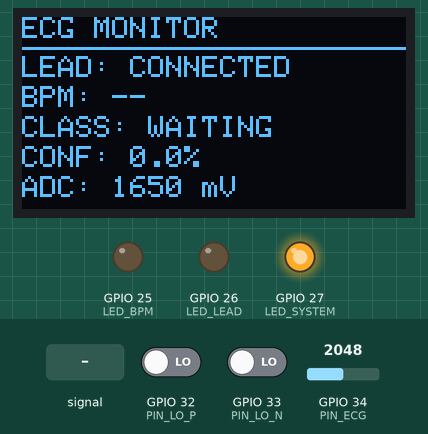
Recording of a sketch running on a simulated ESP32. Parts: 128×64 one-colour display, output pins drawn as LEDs (lit = HIGH). Inputs (shaded band) come from the test bench; at power-on: GPIO 32 (PIN_LO_P) LOW, GPIO 34 (PIN_ECG) = 2048, GPIO 33 (PIN_LO_N) LOW (analog values on the 0–4095 scale). What the sketch prints to the serial monitor is not drawn.

Above: at 1.6 s.
1.7 s: GPIO 32 (PIN_LO_P) driven HIGH
At 2.5 s:
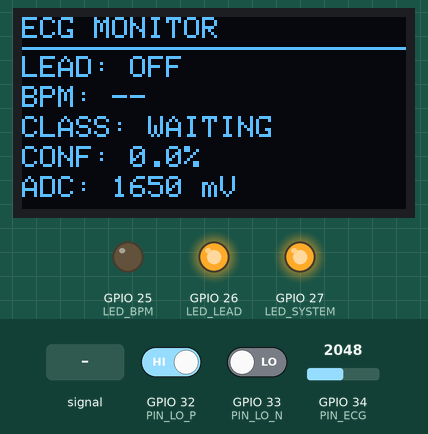
3.5 s: GPIO 34 (PIN_ECG) fed a 200 Hz sine of ±327 counts around its level
At 5.2 s:
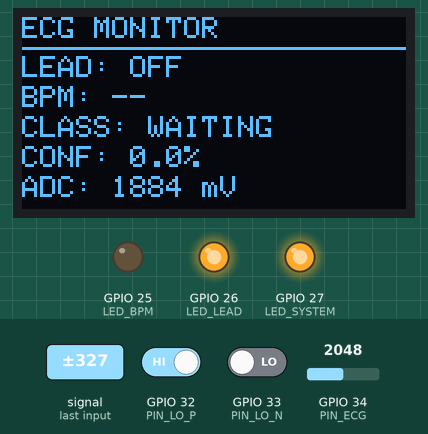
5.5 s: GPIO 32 (PIN_LO_P) driven LOW
At 5.9 s:
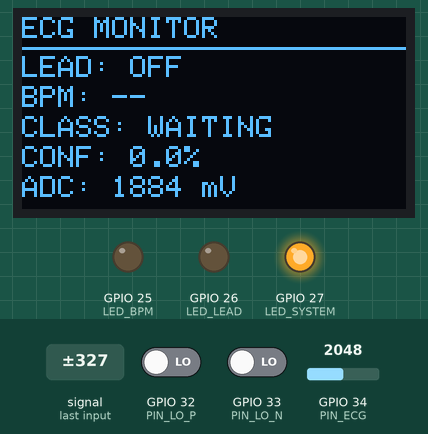
7.5 s: GPIO 34 (PIN_ECG) set to 2454
At 9.2 s:
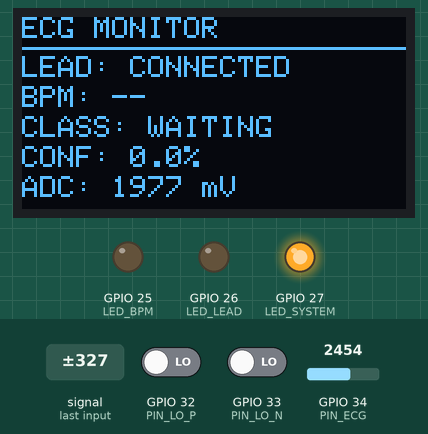
9.5 s: GPIO 34 (PIN_ECG) set to 2554
At 11.0 s:
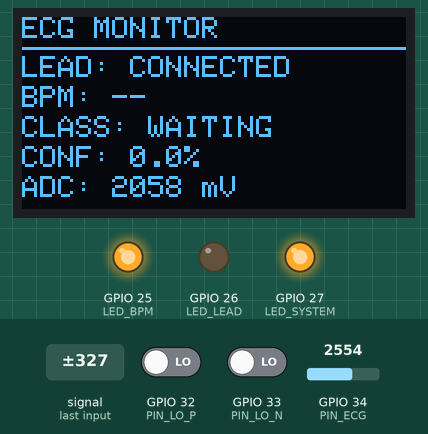
11.5 s: GPIO 33 (PIN_LO_N) driven HIGH
At 11.9 s:
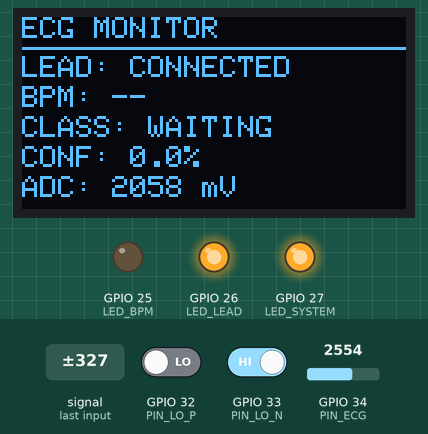
Timing chart, 0 to 14.5 s (numbered marks = the images above; inputs shaded):
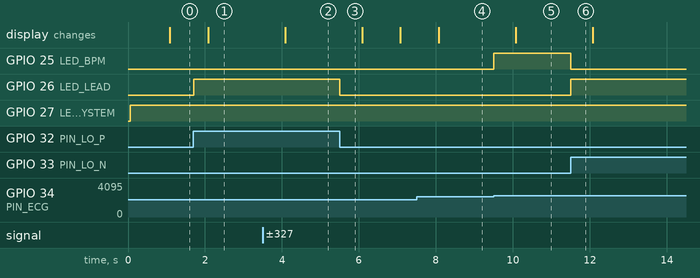

Measured:
- the behaviour switches between 2499 and 2500 on GPIO 34 (PIN_ECG) (found by bisection; images 4 and 5)
- after the input at 1.7 s, GPIO 26 (LED_LEAD): LOW → HIGH at once; the display: changes after 0.38 s (image 1)
- after the input at 3.5 s, the display: changes after 0.58 s (image 2)
- after the input at 5.5 s, GPIO 26 (LED_LEAD): HIGH → LOW at once
- after the input at 9.5 s, GPIO 25 (LED_BPM): LOW → HIGH at once; the display: changes after 0.58 s (image 5)
- after the input at 11.5 s, GPIO 25 (LED_BPM): HIGH → LOW at once; GPIO 26 (LED_LEAD): LOW → HIGH at once

The sketch:

esp32_ecg_oled.ino
```cpp
#include <Wire.h>
#include <Adafruit_GFX.h>
#include <Adafruit_SSD1306.h>
#include <math.h>
#include <stdlib.h>
#include <string.h>

#define PIN_ECG 34
#define PIN_LO_P 32
#define PIN_LO_N 33
#define LED_BPM 25
#define LED_LEAD 26
#define LED_SYSTEM 27
#define OLED_SDA 21
#define OLED_SCL 22

#define SCREEN_WIDTH 128
#define SCREEN_HEIGHT 64
#define OLED_RESET -1

Adafruit_SSD1306 oled(SCREEN_WIDTH, SCREEN_HEIGHT, &Wire, OLED_RESET);

const uint32_t SAMPLE_INTERVAL_US = 7812;
const uint32_t OLED_UPDATE_INTERVAL_MS = 1000;
const uint16_t PEAK_THRESHOLD = 2500;

uint32_t nextSampleTime = 0;
uint32_t lastOLEDUpdate = 0;
uint32_t lastBeatTime = 0;

int bpm = 0;
int previousValue = 0;
bool beatDetected = false;
bool firstBeat = true;

char classification[12] = "WAITING";
float confidence = 0.0f;
char serialBuffer[40];
size_t bufferIndex = 0;
bool discardSerialLine = false;

bool validLabel(const char *label) {
  return strcmp(label, "WAITING") == 0 ||
         strcmp(label, "CHF") == 0 ||
         strcmp(label, "NSR") == 0;
}

void parseClassificationLine() {
  serialBuffer[bufferIndex] = '\0';
  char *separator = strchr(serialBuffer, ',');
  if (separator == nullptr) {
    return;
  }

  *separator = '\0';
  char *probabilityText = separator + 1;
  char *end = nullptr;
  float newConfidence = strtof(probabilityText, &end);

  if (!validLabel(serialBuffer) ||
      end == probabilityText ||
      *end != '\0' ||
      !isfinite(newConfidence) ||
      newConfidence < 0.0f ||
      newConfidence > 1.0f) {
    return;
  }

  strncpy(classification, serialBuffer, sizeof(classification) - 1);
  classification[sizeof(classification) - 1] = '\0';
  confidence = newConfidence;
}

void readClassification() {
  while (Serial.available() > 0) {
    const char incoming = static_cast<char>(Serial.read());

    if (incoming == '\n') {
      if (!discardSerialLine) {
        parseClassificationLine();
      }
      bufferIndex = 0;
      discardSerialLine = false;
      continue;
    }

    if (incoming == '\r' || discardSerialLine) {
      continue;
    }

    if (bufferIndex < sizeof(serialBuffer) - 1) {
      serialBuffer[bufferIndex++] = incoming;
    } else {
      bufferIndex = 0;
      discardSerialLine = true;
    }
  }
}

void detectBPM(int ecgValue, bool leadsOff, uint32_t now) {
  if (leadsOff) {
    bpm = 0;
    lastBeatTime = 0;
    beatDetected = false;
    firstBeat = true;
    previousValue = ecgValue;
    return;
  }

  if (!beatDetected &&
      previousValue < PEAK_THRESHOLD &&
      ecgValue >= PEAK_THRESHOLD &&
      now - lastBeatTime > 300) {
    if (!firstBeat) {
      const uint32_t interval = now - lastBeatTime;
      const int newBpm = static_cast<int>(60000UL / interval);
      if (newBpm >= 30 && newBpm <= 220) {
        bpm = newBpm;
      }
    }
    lastBeatTime = now;
    firstBeat = false;
    beatDetected = true;
  }

  if (ecgValue < PEAK_THRESHOLD - 100) {
    beatDetected = false;
  }
  previousValue = ecgValue;
}

void updateOLED(bool leadsOff, uint32_t ecgMv) {
  oled.clearDisplay();
  oled.setTextColor(SSD1306_WHITE);
  oled.setTextSize(1);
  oled.setCursor(0, 0);
  oled.println("ECG MONITOR");
  oled.drawLine(0, 10, 127, 10, SSD1306_WHITE);

  oled.setCursor(0, 13);
  oled.println(leadsOff ? "LEAD: OFF" : "LEAD: CONNECTED");
  oled.setCursor(0, 23);
  oled.print("BPM: ");
  if (bpm > 0 && !leadsOff) {
    oled.println(bpm);
  } else {
    oled.println("--");
  }

  oled.setCursor(0, 33);
  oled.print("CLASS: ");
  oled.println(classification);
  oled.setCursor(0, 43);
  oled.print("CONF: ");
  oled.print(confidence * 100.0f, 1);
  oled.println("%");
  oled.setCursor(0, 53);
  oled.print("ADC: ");
  oled.print(ecgMv);
  oled.println(" mV");
  oled.display();
}

void setup() {
  Serial.begin(115200);
  pinMode(PIN_LO_P, INPUT);
  pinMode(PIN_LO_N, INPUT);
  pinMode(LED_BPM, OUTPUT);
  pinMode(LED_LEAD, OUTPUT);
  pinMode(LED_SYSTEM, OUTPUT);

  analogReadResolution(12);
  analogSetPinAttenuation(PIN_ECG, ADC_11db);
  Wire.begin(OLED_SDA, OLED_SCL);
  Wire.setClock(400000);

  if (!oled.begin(SSD1306_SWITCHCAPVCC, 0x3C)) {
    digitalWrite(LED_SYSTEM, LOW);
    while (true) {
      delay(100);
    }
  }

  oled.clearDisplay();
  oled.setTextColor(SSD1306_WHITE);
  oled.setTextSize(1);
  oled.setCursor(0, 0);
  oled.println("ECG MONITOR");
  oled.println("ESP32 READY");
  oled.println("SAMPLING: 128 Hz");
  oled.display();

  nextSampleTime = micros();
  lastOLEDUpdate = millis();
}

void loop() {
  readClassification();

  const uint32_t currentMicros = micros();
  if (static_cast<int32_t>(currentMicros - nextSampleTime) >= 0) {
    nextSampleTime += SAMPLE_INTERVAL_US;
    if (static_cast<int32_t>(currentMicros - nextSampleTime) >= 0) {
      nextSampleTime = currentMicros + SAMPLE_INTERVAL_US;
    }

    const bool leadsOff =
        digitalRead(PIN_LO_P) == HIGH || digitalRead(PIN_LO_N) == HIGH;
    const int ecgValue = analogRead(PIN_ECG);
    const uint32_t sampleTime = micros();
    const uint32_t nowMillis = millis();

    detectBPM(ecgValue, leadsOff, nowMillis);
    digitalWrite(LED_LEAD, leadsOff ? HIGH : LOW);
    digitalWrite(LED_BPM, (!leadsOff && beatDetected) ? HIGH : LOW);
    digitalWrite(LED_SYSTEM, HIGH);

    Serial.print(sampleTime);
    Serial.print(',');
    if (leadsOff) {
      Serial.println("LEAD_OFF");
    } else {
      Serial.println(ecgValue);
    }
  }

  const uint32_t nowMillis = millis();
  if (nowMillis - lastOLEDUpdate >= OLED_UPDATE_INTERVAL_MS) {
    lastOLEDUpdate = nowMillis;
    const bool leadsOff =
        digitalRead(PIN_LO_P) == HIGH || digitalRead(PIN_LO_N) == HIGH;
    const uint32_t ecgMv = analogReadMilliVolts(PIN_ECG);
    updateOLED(leadsOff, ecgMv);
  }
}
```
